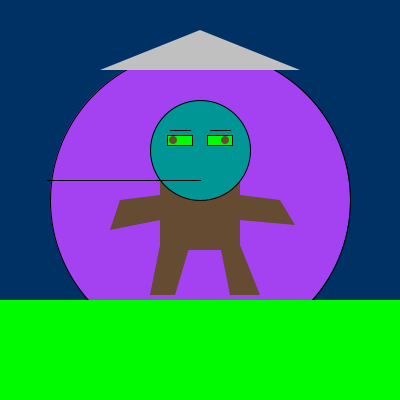
Frame 1 (no input)
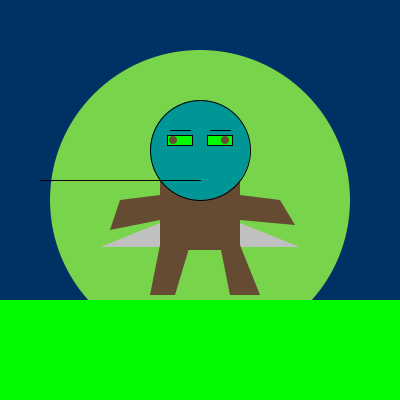
Frame 60 (the mouse pressed at the canvas centre just before this capture)
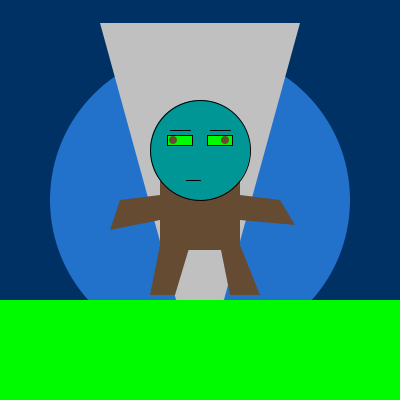
Frame 120 (the mouse held since frame 60 and released just before this capture)

The Processing sketch that drew these frames (run headless with seeded random() and noise(); from frame 60 on, the mouse is pressed at the canvas centre):

// Processing sketch: processing_116461
// ── processing_116461.pde

void setup() {
 
  size (400,400);
    rectMode(CENTER);
   ellipseMode(CENTER);
}
 int bodyX= 200;
   int bodyY= 200;
   int bodywidth=80;
   int bodyHeight=100;// BODY MEASUREMENTS
   int legOneX=170;
   int legOneY=265;
   int legOneWidth=20;
   int legOneHeight=40;// Left leg
   int legTwoX=230;
   int legTwoY=265;
    int legTwoWidth=20;
   int legTwoHeight=40;
   int tipY= 30;
   int tipX=70;
   
 void draw() { 
   
    background(0, 49.8, 100);
    
   // face();
   portal();
   spaceship();
    ground();
    body();
    bodyAndLegs();
    mouth ();
    arms();
    
     line(240,170,270,170);
    line(130,170,160,170); //arms
  ellipse (173, 140, 8, 8);
  ellipse (225, 140, 8, 8);
 }
  
  void arms () {
    noStroke();
     fill(100,75,50);
    quad(120,200,160,195,160,220,110,230);
    quad(240,195,280,200,295,225,240,220);
 }
  void spaceship() {
   //warp portal
 
  // ellipse(200,25,10, 10);
   fill(192,192,192);
   
   triangle(100,tipX,200,tipY,300,tipX);
     tipY=tipY+3;
    if (tipY >width)
   { 
     tipY=-1;
   }
    tipX=tipX+3;
    if (tipX >width)
   { 
     tipX=-1;
   
 
 }
 
   // spaceship
   fill(0,0,255);
    line(100,70,100,100);
    fill(0,255.0);
     line(300,70,300,100);
    fill (0,0,255);
   line(200,70,200,95);   // beaming the alien down
    }
    void body () {
   fill(100,75,50);
   rect(bodyX,bodyY,bodywidth,bodyHeight);
   // body
   noStroke();
    }
    void bodyAndLegs () {
  fill(100,75,50);
  // rect(legOneX,legOneY,legOneWidth,legOneHeight);
  // rect(legTwoX,legTwoY,legTwoWidth,legTwoHeight);
  
   quad(legOneX-10,legOneY-20,190,legOneY-20,175,295,150,295);
    quad(legTwoX-10,legTwoY-20,legTwoX+10,legTwoY-20,legTwoX+30,295,legTwoX,295);
   //float randface1=random(100);
   //float randface2=random(100);
   
   
   stroke(0);
   fill(0,150,150);
   ellipse(200,150,100,100);// face
   
   fill(0,250,0); 
    rect(180,140,25,10);
    rect(220,140,25,10);
    line(170,130,190,130);
    line(210,130,230,130);
   // point( 195,95);  //eyes and eyelashes
   }
   void portal() {
      float r;
   float g;       
   float b;
   
    r=random(255);
    g=random(255);
    b=random(255);
    fill (r,g,b);
    ellipse (200,200,300,300);
    noStroke();
  }
   void mouth () {
    float a;
     a=random (200);
    line(a,180,200,180);//mouth
   }
   void ground () {
     fill(0,250,0);
    rect (200,400,400,200); 
   }
   
 
